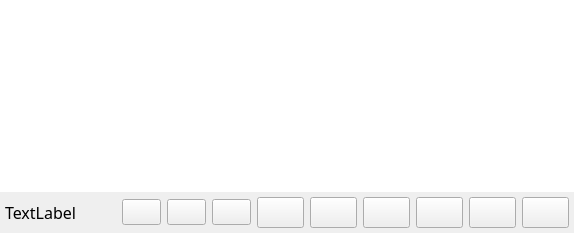
     <widget class="QWidget" name="page_2">
      <property name="styleSheet">
       <string notr="true"/>
      </property>
      <layout class="QVBoxLayout" name="verticalLayout_2">
       <property name="spacing">
        <number>0</number>
       </property>
       <property name="leftMargin">
        <number>0</number>
       </property>
       <property name="topMargin">
        <number>0</number>
       </property>
       <property name="rightMargin">
        <number>0</number>
       </property>
       <property name="bottomMargin">
        <number>0</number>
       </property>
       <item>
        <widget class="QFrame" name="frame_12">
         <property name="styleSheet">
          <string notr="true"/>
         </property>
         <property name="frameShape">
          <enum>QFrame::NoFrame</enum>
         </property>
         <property name="frameShadow">
          <enum>QFrame::Raised</enum>
         </property>
         <layout class="QVBoxLayout" name="verticalLayout_3">
          <property name="spacing">
           <number>0</number>
          </property>
          <property name="leftMargin">
           <number>0</number>
          </property>
          <property name="topMargin">
           <number>0</number>
          </property>
          <property name="rightMargin">
           <number>0</number>
          </property>
          <property name="bottomMargin">
           <number>0</number>
          </property>
          <item>
           <widget class="ReadBar" name="readbar_widget" native="true">
            <property name="styleSheet">
             <string notr="true"/>
            </property>
           </widget>
          </item>
          <item>
           <widget class="QStackedWidget" name="stackedWidget_2">
            <property name="currentIndex">
             <number>0</number>
            </property>
            <widget class="QWidget" name="page_3">
             <layout class="QVBoxLayout" name="verticalLayout_4">
              <property name="spacing">
               <number>0</number>
              </property>
              <property name="leftMargin">
               <number>0</number>
              </property>
              <property name="topMargin">
               <number>0</number>
              </property>
              <property name="rightMargin">
               <number>0</number>
              </property>
              <property name="bottomMargin">
               <number>0</number>
              </property>
              <item>
               <widget class="TaskReadBrowser" name="textBrowser">
                <property name="contextMenuPolicy">
                 <enum>Qt::CustomContextMenu</enum>
                </property>
                <property name="styleSheet">
                 <string notr="true"/>
                </property>
                <property name="frameShape">
                 <enum>QFrame::NoFrame</enum>
                </property>
                <property name="verticalScrollBarPolicy">
                 <enum>Qt::ScrollBarAsNeeded</enum>
                </property>
                <property name="horizontalScrollBarPolicy">
                 <enum>Qt::ScrollBarAlwaysOff</enum>
                </property>
               </widget>
              </item>
              <item>
               <widget class="QFrame" name="frame_11">
                <property name="font">
                 <font>
                  <family>等线</family>
                  <pointsize>12</pointsize>
                 </font>
                </property>
                <property name="styleSheet">
                 <string notr="true"/>
                </property>
                <property name="frameShape">
                 <enum>QFrame::NoFrame</enum>
                </property>
                <property name="frameShadow">
                 <enum>QFrame::Raised</enum>
                </property>
                <layout class="QHBoxLayout" name="horizontalLayout_10">
                 <property name="leftMargin">
                  <number>5</number>
                 </property>
                 <property name="topMargin">
                  <number>5</number>
                 </property>
                 <property name="rightMargin">
                  <number>5</number>
                 </property>
                 <property name="bottomMargin">
                  <number>5</number>
                 </property>
                 <item>
                  <widget class="QLabel" name="chapter_label">
                   <property name="text">
                    <string>TextLabel</string>
                   </property>
                  </widget>
                 </item>
                 <item>
                  <spacer name="horizontalSpacer_6">
                   <property name="orientation">
                    <enum>Qt::Horizontal</enum>
                   </property>
                   <property name="sizeHint" stdset="0">
                    <size>
                     <width>40</width>
                     <height>20</height>
                    </size>
                   </property>
                  </spacer>
                 </item>
                 <item>
                  <widget class="ColorButton" name="prev_button">
                   <property name="font">
                    <font>
                     <family>等线</family>
                     <pointsize>10</pointsize>
                    </font>
                   </property>
                   <property name="cursor">
                    <cursorShape>PointingHandCursor</cursorShape>
                   </property>
                   <property name="toolTip">
                    <string>&lt;html&gt;&lt;head/&gt;&lt;body&gt;&lt;p&gt;&lt;span style=&quot; font-weight:600;&quot;&gt;上一章 (快捷键: 1)&lt;/span&gt;&lt;/p&gt;&lt;/body&gt;&lt;/html&gt;</string>
                   </property>
                   <property name="text">
                    <string/>
                   </property>
                   <property name="shortcut">
                    <string>1</string>
                   </property>
                   <property name="checkable">
                    <bool>true</bool>
                   </property>
                  </widget>
                 </item>
                 <item>
                  <widget class="ColorButton" name="next_button">
                   <property name="font">
                    <font>
                     <family>等线</family>
                     <pointsize>10</pointsize>
                     <weight>50</weight>
                     <italic>false</italic>
                     <bold>false</bold>
                    </font>
                   </property>
                   <property name="cursor">
                    <cursorShape>PointingHandCursor</cursorShape>
                   </property>
                   <property name="toolTip">
                    <string>&lt;html&gt;&lt;head/&gt;&lt;body&gt;&lt;p&gt;&lt;span style=&quot; font-weight:600;&quot;&gt;下一章 (快捷键: 2)&lt;/span&gt;&lt;/p&gt;&lt;/body&gt;&lt;/html&gt;</string>
                   </property>
                   <property name="text">
                    <string/>
                   </property>
                   <property name="shortcut">
                    <string>2</string>
                   </property>
                   <property name="checkable">
                    <bool>true</bool>
                   </property>
                  </widget>
                 </item>
                 <item>
                  <widget class="ColorButton" name="exit_button">
                   <property name="font">
                    <font>
                     <family>等线</family>
                     <pointsize>10</pointsize>
                    </font>
                   </property>
                   <property name="cursor">
                    <cursorShape>PointingHandCursor</cursorShape>
                   </property>
                   <property name="toolTip">
                    <string>&lt;html&gt;&lt;head/&gt;&lt;body&gt;&lt;p&gt;&lt;span style=&quot; font-weight:600;&quot;&gt;退出阅读 (快捷键: Esc)&lt;/span&gt;&lt;/p&gt;&lt;/body&gt;&lt;/html&gt;</string>
                   </property>
                   <property name="text">
                    <string/>
                   </property>
                   <property name="shortcut">
                    <string>Esc</string>
                   </property>
                   <property name="checkable">
                    <bool>true</bool>
                   </property>
                  </widget>
                 </item>
                 <item>
                  <widget class="QPushButton" name="sizedown_button">
                   <property name="cursor">
                    <cursorShape>PointingHandCursor</cursorShape>
                   </property>
                   <property name="text">
                    <string/>
                   </property>
                   <property name="icon">
                    <iconset resource="../sources/sources.qrc">
                     <normaloff>:/ico/font_size_down_1170460_easyicon.net.svg</normaloff>:/ico/font_size_down_1170460_easyicon.net.svg</iconset>
                   </property>
                   <property name="checkable">
                    <bool>true</bool>
                   </property>
                  </widget>
                 </item>
                 <item>
                  <widget class="QPushButton" name="sizeup_button">
                   <property name="cursor">
                    <cursorShape>PointingHandCursor</cursorShape>
                   </property>
                   <property name="text">
                    <string/>
                   </property>
                   <property name="icon">
                    <iconset resource="../sources/sources.qrc">
                     <normaloff>:/ico/font_size_up_1170461_easyicon.net.svg</normaloff>:/ico/font_size_up_1170461_easyicon.net.svg</iconset>
                   </property>
                   <property name="checkable">
                    <bool>true</bool>
                   </property>
                  </widget>
                 </item>
                 <item>
                  <widget class="ColorButton" name="markup_button">
                   <property name="cursor">
                    <cursorShape>PointingHandCursor</cursorShape>
                   </property>
                   <property name="toolTip">
                    <string>&lt;html&gt;&lt;head/&gt;&lt;body&gt;&lt;p&gt;&lt;span style=&quot; font-size:10pt; font-weight:600;&quot;&gt;添加书签&lt;/span&gt;&lt;/p&gt;&lt;/body&gt;&lt;/html&gt;</string>
                   </property>
                   <property name="text">
                    <string/>
                   </property>
                   <property name="icon">
                    <iconset resource="../sources/sources.qrc">
                     <normaloff>:/hl/bookmark_1223025_easyicon.net.svg</normaloff>:/hl/bookmark_1223025_easyicon.net.svg</iconset>
                   </property>
                   <property name="checkable">
                    <bool>true</bool>
                   </property>
                  </widget>
                 </item>
                 <item>
                  <widget class="ColorButton" name="skin_button">
                   <property name="toolTip">
                    <string>&lt;html&gt;&lt;head/&gt;&lt;body&gt;&lt;p&gt;&lt;span style=&quot; font-size:10pt; font-weight:600;&quot;&gt;阅读主题&lt;/span&gt;&lt;/p&gt;&lt;/body&gt;&lt;/html&gt;</string>
                   </property>
                   <property name="text">
                    <string/>
                   </property>
                  </widget>
                 </item>
                 <item>
                  <widget class="ColorButton" name="chapters_button_2">
                   <property name="cursor">
                    <cursorShape>PointingHandCursor</cursorShape>
                   </property>
                   <property name="toolTip">
                    <string>&lt;html&gt;&lt;head/&gt;&lt;body&gt;&lt;p&gt;&lt;span style=&quot; font-size:10pt; font-weight:600;&quot;&gt;信息&lt;/span&gt;&lt;/p&gt;&lt;/body&gt;&lt;/html&gt;</string>
                   </property>
                   <property name="text">
                    <string/>
                   </property>
                   <property name="checkable">
                    <bool>true</bool>
                   </property>
                  </widget>
                 </item>
                 <item>
                  <widget class="ColorButton" name="more_button">
                   <property name="cursor">
                    <cursorShape>PointingHandCursor</cursorShape>
                   </property>
                   <property name="toolTip">
                    <string>&lt;html&gt;&lt;head/&gt;&lt;body&gt;&lt;p&gt;&lt;span style=&quot; font-size:10pt; font-weight:600;&quot;&gt;设置&lt;/span&gt;&lt;/p&gt;&lt;/body&gt;&lt;/html&gt;</string>
                   </property>
                   <property name="text">
                    <string/>
                   </property>
                   <property name="checkable">
                    <bool>true</bool>
                   </property>
                  </widget>
                 </item>
                </layout>
               </widget>
              </item>
             </layout>
            </widget>
           </widget>
          </item>
         </layout>
        </widget>
       </item>
      </layout>
     </widget>
